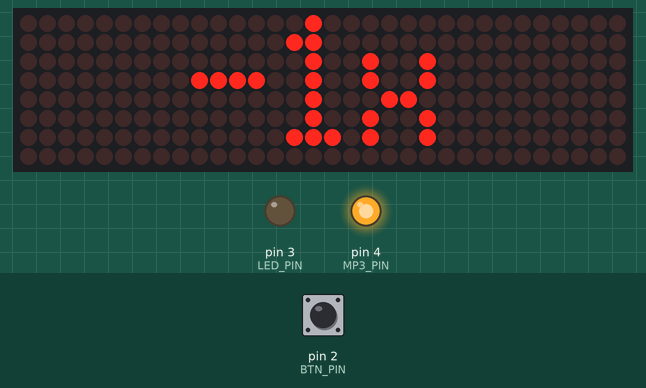
This sketch was run on a simulated Arduino Uno, built with avr-gcc and run on an emulated ATmega328P. On the bench: 32×8 LED matrix, output pins drawn as LEDs (lit = HIGH). Inputs (shaded band) come from the test bench; at power-on: pin 2 (BTN_PIN) HIGH. EEPROM starts erased.

Above: at 4.1 s.
At 10.2 s:
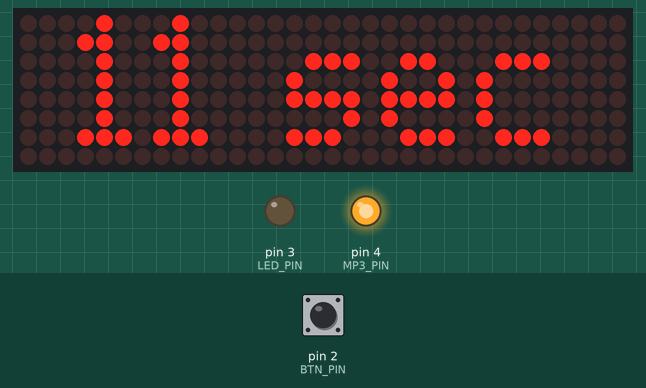
10.3 s: pin 2 (BTN_PIN) pulled LOW for 0.15 s
At 10.5 s:
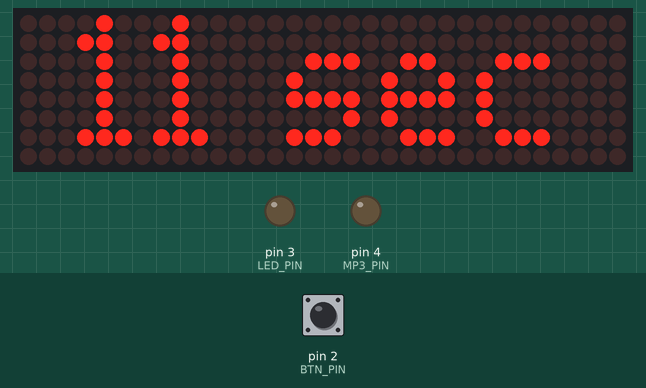
At 11.2 s:
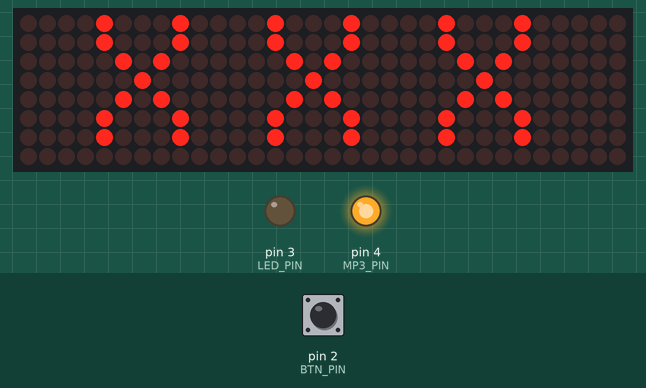
Timing chart, 0 to 23.9 s (numbered marks = the images above; inputs shaded):
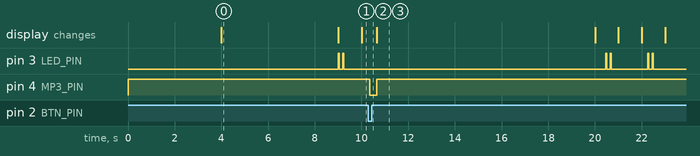

The sketch:

wham.ino
```cpp
#include <MD_Parola.h>
#include <MD_MAX72xx.h>
#include <SPI.h>
#include <util/delay.h>
#include <EEPROM.h>

#define HARDWARE_TYPE MD_MAX72XX::FC16_HW
#define MAX_DEVICES 4
#define CS_PIN    10

MD_Parola P = MD_Parola(HARDWARE_TYPE, CS_PIN, MAX_DEVICES);

#define BTN_PIN 2
#define LED_PIN 3
#define MP3_PIN 4

uint8_t ts = 0;
uint8_t tm = 0;
uint8_t th = 0;
uint8_t td = 0;

char text[7];
char text_old[7];

uint8_t play_mode = 1;
uint16_t play_count = 0;

uint8_t led_idx = 0;

void wham() {
  if (play_mode == 1) {
    return;
  }
  play_mode = 1;

  ts = 0;
  tm = 0;
  th = 0;
  td = 0;

  play_count++;
  P.displayText("X X X", PA_CENTER, 0, 0, PA_PRINT, PA_NO_EFFECT);
  EEPROM.put(0x42, play_count);

  digitalWrite(MP3_PIN, 0);
  _delay_ms(300);
  digitalWrite(MP3_PIN, 1);
}

void tick() {
  ts++;
  if (ts == 60) {
    ts = 0;
    tm++;
    if (tm == 60) {
      tm = 0;
      th++;
      if (th == 24) {
        th = 0;
        td++;
        if (td > 99) {
          td = 99;
        }
      }
    }
  }

  if (play_mode) {
    if (ts < 10) {
      return;
    } else {
      play_mode = 0;
    }
  }

  strcpy(text_old, text);

  if (td != 0) {
    sprintf(text, "%d day", td);
  } else {
    if (th != 0) {
      sprintf(text, "%d hrs", th);
    } else {
      if (tm != 0) {
        sprintf(text, "%d min", tm);
      } else {
        sprintf(text, "%d sec", ts);
      }
    }
  }

  if (strcmp(text, text_old)) {
    P.displayText(text, PA_CENTER, 0, 0, PA_PRINT, PA_NO_EFFECT);
  }
}

void tock() {
  if (play_mode) {
    digitalWrite(LED_PIN, 0);
    return;
  }

  if (led_idx < 4 || (led_idx >= 20 && led_idx < 24)) {
    digitalWrite(LED_PIN, 1);
  } else {
    digitalWrite(LED_PIN, 0);
  }


  led_idx++;
  if (led_idx >= 180) {
    led_idx = 0;
  }
}

void btn() {
  for (uint8_t i = 0; i < 50; i++) {
    if (digitalRead(BTN_PIN)) {
      return;
    }
    _delay_ms(1);
  }
  wham();
}

ISR(TIMER1_COMPA_vect) {
  tick();
}

ISR(TIMER2_COMPA_vect) {
  tock();
}

void setupTimer1() { // https://www.arduinoslovakia.eu/application/timer-calculator
  noInterrupts();
  // Clear registers
  TCCR1A = 0;
  TCCR1B = 0;
  TCNT1 = 0;

  // 1 Hz (16000000/((15624+1)*1024))
  OCR1A = 15624;
  // CTC
  TCCR1B |= (1 << WGM12);
  // Prescaler 1024
  TCCR1B |= (1 << CS12) | (1 << CS10);
  // Output Compare Match A Interrupt Enable
  TIMSK1 |= (1 << OCIE1A);
  interrupts();
}

void setupTimer2() { // https://www.arduinoslovakia.eu/application/timer-calculator
  noInterrupts();
  // Clear registers
  TCCR2A = 0;
  TCCR2B = 0;
  TCNT2 = 0;

  // 100.16025641025641 Hz (16000000/((155+1)*1024))
  OCR2A = 155;
  // CTC
  TCCR2A |= (1 << WGM21);
  // Prescaler 1024
  TCCR2B |= (1 << CS22) | (1 << CS21) | (1 << CS20);
  // Output Compare Match A Interrupt Enable
  TIMSK2 |= (1 << OCIE2A);
  interrupts();
}


void setup(void) {
  pinMode(BTN_PIN, INPUT_PULLUP);
  pinMode(LED_PIN, OUTPUT);
  pinMode(MP3_PIN, OUTPUT);
  digitalWrite(MP3_PIN, 1);

  EEPROM.get(0x42, play_count);

  P.begin();

  setupTimer1();
  setupTimer2();

  P.displayText("kiu", PA_CENTER, 0, 0, PA_PRINT, PA_NO_EFFECT);
  while (ts < 5) {
    P.displayAnimate();
  }

  sprintf(text, "%dx", play_count);
  P.displayText(text, PA_CENTER, 0, 0, PA_PRINT, PA_NO_EFFECT);
  while (ts < 10) {
    P.displayAnimate();
  }
}

void loop(void) {
  P.displayAnimate();
  btn();
}
```

Measured:
- after the input at 10.3 s, pin 4 (MP3_PIN): HIGH → LOW after 0.05 s, → HIGH 0.30 s later
- what the display in image 0 shows lasts 5.0 s, from 4.0 s to 9.0 s
